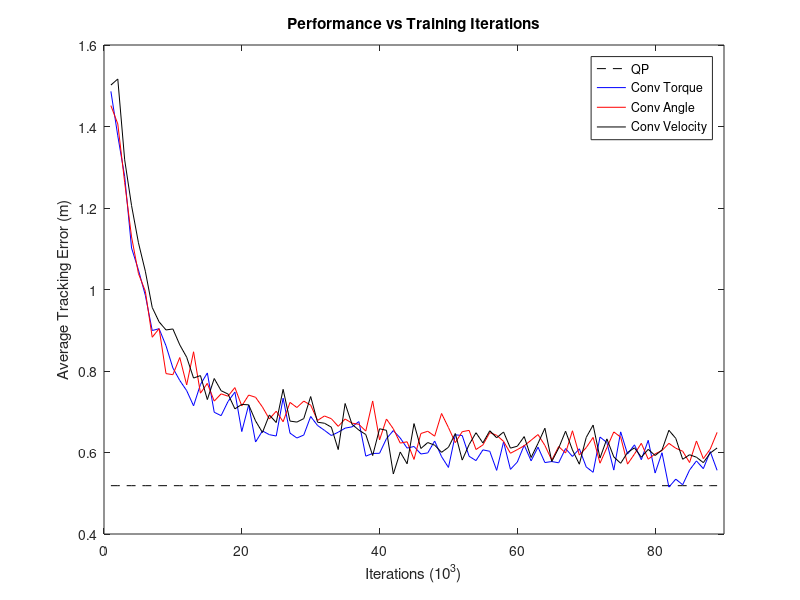

Write the MATLAB code that produced this figure.
qp_data = load('qp_eval.txt');

%nn_torque_data = load('nn_torque_eval.txt');
%nn_pd_data = load('nn_pd_eval.txt');
%nn_vel_data = load('nn_vel_eval.txt');

nn_torque_data = load('pixel_nn_torque_eval.txt');
nn_pd_data = load('pixel_nn_pd_eval.txt');
nn_vel_data = load('pixel_nn_vel_eval.txt');

n = length(nn_torque_data);
n = min(n, length(nn_pd_data));
n = min(n, length(nn_vel_data));
n = min(100, n);

qp_plot_vals = ones(n, 1);
qp_plot_vals = qp_plot_vals .* qp_data(1);

nn_torque_data = nn_torque_data(1:n);
nn_pd_data = nn_pd_data(1:n);
nn_vel_data = nn_vel_data(1:n);

plot(qp_plot_vals, 'k--');
hold on;
plot(nn_torque_data, 'b-');
plot(nn_pd_data, 'r-');
plot(nn_vel_data, 'k-');
hold off;

xlabel('Iterations (10^3)');
ylabel('Average Tracking Error (m)');
title('Performance vs Training Iterations');
xlim([0, 90]);
ylim([0.4, 1.6]);

%legend('QP', 'Reduced Torque', 'Reduced Angle', 'Reduced Velocity');
legend('QP', 'Conv Torque', 'Conv Angle', 'Conv Velocity');
